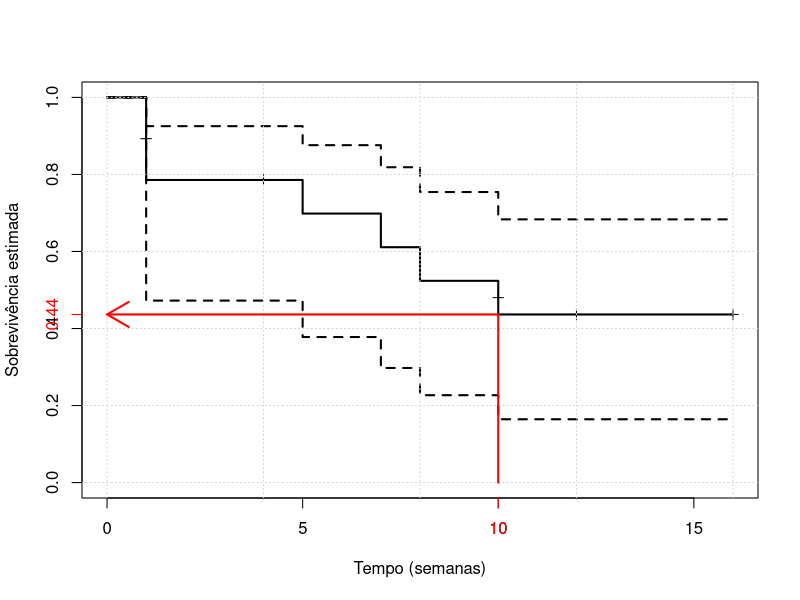
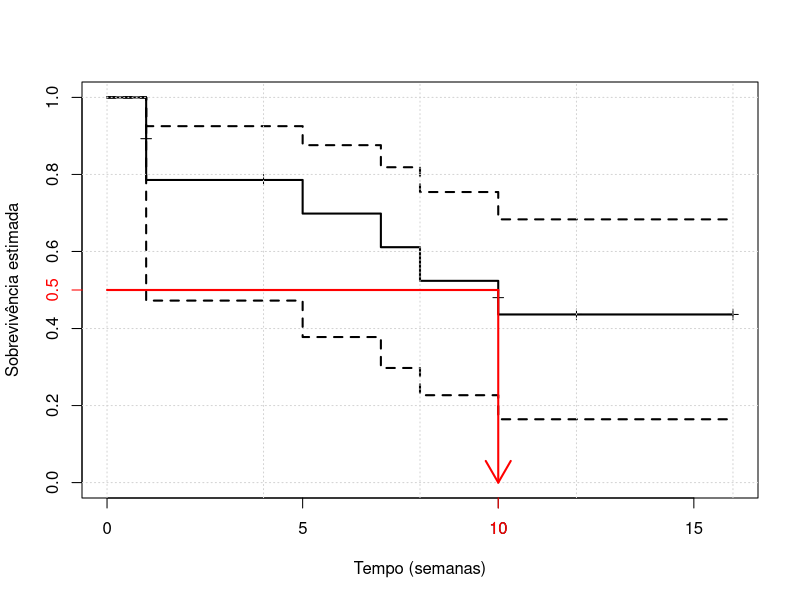
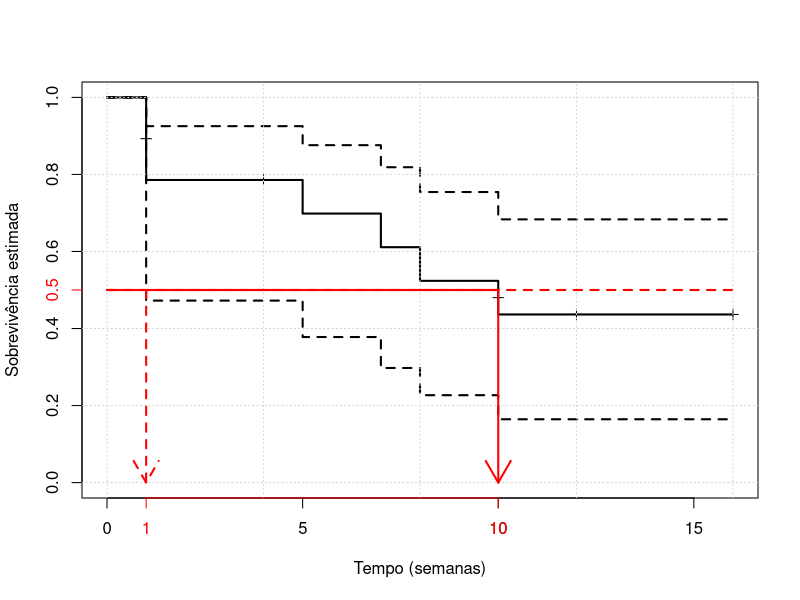
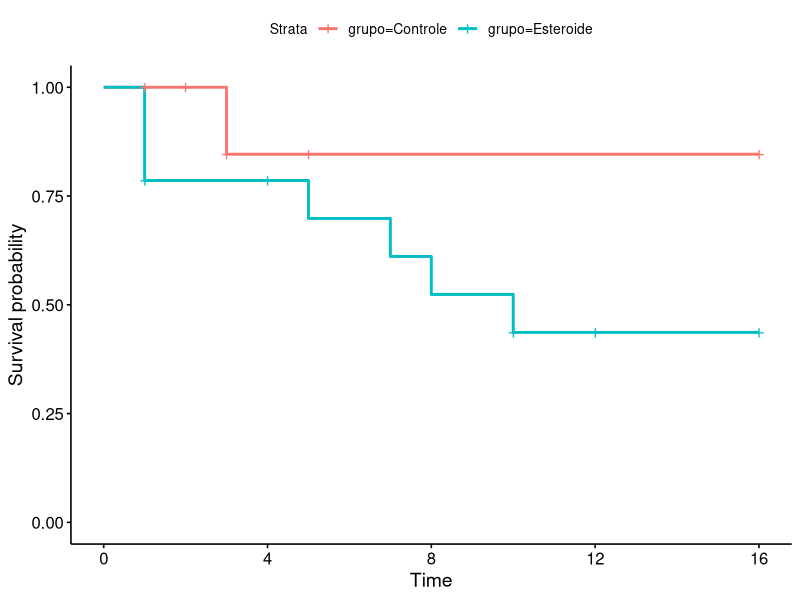
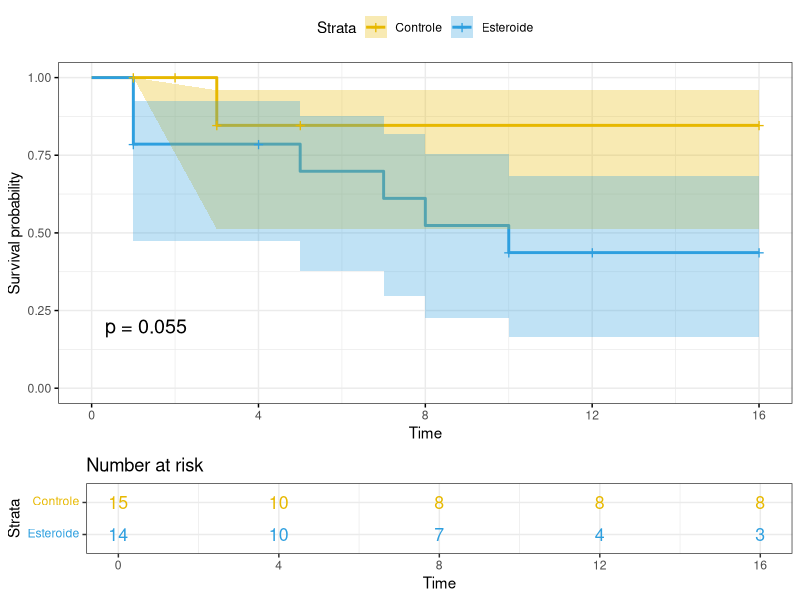

These figures' R source, in order: (Note: this script raises an error after producing the figures.)
## ----dados, echo=FALSE, message=FALSE, warning=FALSE-----------------------------------------------

tempo <-  c(1, 2, 3, 3, 3, 5, 5, 16, 16, 16, 16, 16,
            16, 16, 16, 1, 1, 1, 1, 4, 5, 7, 8, 10,
            10, 12, 16, 16, 16)

cens <- c(0, 0, 1, 1, 0, 0, 0, 0, 0, 0, 0, 0,
          0, 0, 0, 1, 1, 1, 0, 0, 1, 1, 1, 1,
          0, 0, 0, 0, 0)

grupo <- factor(c(rep("Controle", 15), rep("Esteroide", 14)))

df.hep <- data.frame(tempo, cens, grupo)



## ----km.plot, echo=FALSE, message=FALSE, warning=FALSE, fig.align='center', out.width='100%'-------

# Carregando pacote

library(survival)

ekm <- survfit(Surv(time = tempo, event = cens) ~ 1,
               data = df.hep,
               subset = grupo == "Esteroide",
               conf.type = "log-log")

plot(ekm, conf.int = TRUE, 
     mark.time = TRUE,
     lwd = 2, xlab = "Tempo (semanas)", 
     ylab = "Sobrevivência estimada")

abline(h = seq(0, 1, by = 0.2),
       v = seq(0, 16, by = 4),
       col = "lightgrey", lty = 3)

segments(x0 = 10, y0 = 0, x1 = 10, y1 = summary(ekm, times = 10)$surv, col = "red", lwd = 2)
arrows(x0 = 10, y0 = summary(ekm, times = 10)$surv, x1 = 0,
       y1 = summary(ekm, times = 10)$surv, col = "red", lwd = 2)
axis(side = 1, at = 10, labels = 10, tick = T, col = "red", col.axis = "red")
axis(side = 2, at = summary(ekm, times = 10)$surv,
     labels = round(summary(ekm, times = 10)$surv, 2), tick = T, col = "red", col.axis = "red")



## ----km.summary, echo=TRUE, message=FALSE, warning=FALSE-------------------------------------------

summary(ekm, times = 4)

summary(ekm, times = c(4, 6, 7, 12))



## ----km.mediana, echo=FALSE, message=FALSE, warning=FALSE, fig.align='center', out.width='100%'----

plot(ekm, conf.int = TRUE, 
     mark.time = TRUE,
     lwd = 2, xlab = "Tempo (semanas)", 
     ylab = "Sobrevivência estimada")

abline(h = seq(0, 1, by = 0.2),
       v = seq(0, 16, by = 4),
       col = "lightgrey", lty = 3)

segments(x0 = 0, y0 = 0.5, x1 = 10, y1 = 0.5, col = "red", lwd = 2)
arrows(x0 = 10, y0 = 0.5, x1 = 10, y1 = 0, col = "red", lwd = 2)
axis(side = 1, at = 10, labels = 10, tick = T, col = "red", col.axis = "red")
axis(side = 2, at = 0.5, labels = 0.5, tick = T, col = "red", col.axis = "red")



## ----km.mediana.ic, echo=FALSE, message=FALSE, warning=FALSE, fig.align='center', out.width='80%'----

plot(ekm, conf.int = TRUE, 
     mark.time = TRUE,
     lwd = 2, xlab = "Tempo (semanas)", 
     ylab = "Sobrevivência estimada")

abline(h = seq(0, 1, by = 0.2),
       v = seq(0, 16, by = 4),
       col = "lightgrey", lty = 3)

segments(x0 = 0, y0 = 0.5, x1 = 10, y1 = 0.5, col = "red", lwd = 2)
arrows(x0 = 10, y0 = 0.5, x1 = 10, y1 = 0, col = "red", lwd = 2)
segments(x0 = 0, y0 = 0.5, x1 = 16, y1 = 0.5, col = "red", lwd = 2, lty = 2)
arrows(x0 = 1, y0 = 0.5, x1 = 1, y1 = 0, col = "red", lwd = 2, lty = 2)
axis(side = 1, at = c(1, 10), labels = c(1, 10), tick = T, col = "red", col.axis = "red")
axis(side = 2, at = 0.5, labels = 0.5, tick = T, col = "red", col.axis = "red")



## ----km.mediana.estimativa, echo=TRUE, message=FALSE, warning=FALSE--------------------------------

ekm



## ----survival, echo=TRUE, message=FALSE, warning=FALSE---------------------------------------------

library(survival)

ekm <- survfit(Surv(time = tempo, event = cens) ~ grupo,
               data = df.hep,
               conf.type = "log-log")



## ----ggsurv, echo=TRUE, message=FALSE, warning=FALSE, fig.align='center', out.width='70%'----------

# install.packages("survminer")

library(survminer)

ggsurvplot(fit = ekm, data = df.hep)



## ----ggsurvsintax, echo=TRUE, eval=FALSE, message=FALSE, warning=FALSE-----------------------------
## 
## ggsurvplot(
##   fit = ekm,
##   data = df.hep,
##   size = 1,                 # change line size
##   palette =
##     c("#E7B800", "#2E9FDF"),# custom color palettes
##   conf.int = TRUE,          # Add confidence interval
##   pval = TRUE,              # Add p-value
##   risk.table = TRUE,        # Add risk table
##   risk.table.col = "strata",# Risk table color by groups
##   legend.labs =
##     c("Controle", "Esteroide"),    # Change legend labels
##   risk.table.height = 0.25, # Useful to change when you have multiple groups
##   ggtheme = theme_bw()      # Change ggplot2 theme
## )
## 


## ----ggsurvplot, echo=FALSE, message=FALSE, warning=FALSE, fig.align='center', out.width='100%'----

ggsurvplot(
  fit = ekm,
  data = df.hep,
  size = 1,                 # change line size
  palette =
    c("#E7B800", "#2E9FDF"),# custom color palettes
  conf.int = TRUE,          # Add confidence interval
  pval = TRUE,              # Add p-value
  risk.table = TRUE,        # Add risk table
  risk.table.col = "strata",# Risk table color by groups
  legend.labs =
    c("Controle", "Esteroide"),    # Change legend labels
  risk.table.height = 0.25, # Useful to change when you have multiple groups
  ggtheme = theme_bw()      # Change ggplot2 theme
)



## ----echo=FALSE, fig.align='center', message=FALSE, warning=FALSE, out.width='50%', out.height='50%', paged.print=FALSE----

knitr::include_graphics(here::here('images', 'Statistically-Insignificant-ff.jpg'))


